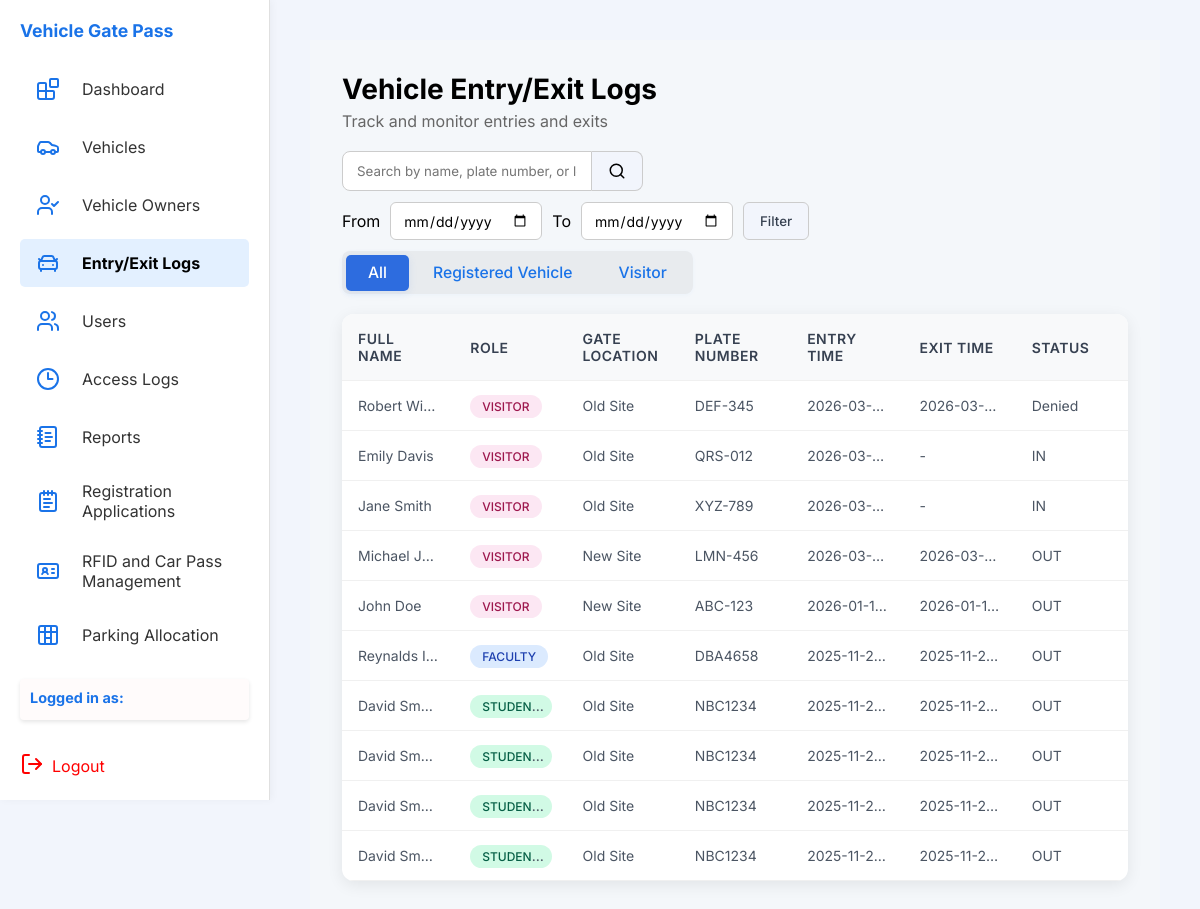
The app's page /php/entry-exit.php (signed in) with its own data.
### tables this page shows
CREATE TABLE `visitor` (
  `visitorID` varchar(10) NOT NULL,
  `passID` varchar(10) DEFAULT NULL,
  `fullName` varchar(100) DEFAULT NULL,
  `plateNum` varchar(20) DEFAULT NULL,
  `purposeOfVisit` text DEFAULT NULL,
  `entryTime` datetime DEFAULT NULL,
  `exitTime` datetime DEFAULT NULL,
  `status` enum('entered','exited','denied') DEFAULT NULL,
  `gateLocation` enum('Old Site','New Site') DEFAULT NULL
);

### php/entry-exit.php (the view, shortened to what this page needs)
<?php
$db = new Database();
$conn = $db->getConnection();
$fromDate = isset($_GET['fromDate']) ? $_GET['fromDate'] : '';
$toDate = isset($_GET['toDate']) ? $_GET['toDate'] : '';
$whereEel = '';
$whereVis = '';
$paramsEel = [];
$paramsVis = [];
$types = '';
$allLogs = [];
$queryEel = "SELECT CONCAT(vo.fName, ' ', vo.lName) AS fullName, vo.role, eel.gateLocation, eel.plateNum, eel.entryTime, eel.exitTime, eel.status, 'registered' AS logType
          FROM entryexitlog eel
          LEFT JOIN vehicle v ON eel.plateNum = v.plateNum
          LEFT JOIN vehicleowner vo ON v.OwnerID = vo.OwnerID
          $whereEel";
if ($paramsEel) {
    $stmt1 = $conn->prepare($queryEel);
    $stmt1->bind_param($types, ...$paramsEel);
    $stmt1->execute();
    $res1 = $stmt1->get_result();
} else {
    $res1 = $conn->query($queryEel);
}
if ($res1 && $res1->num_rows > 0) {
    while($row = $res1->fetch_assoc()) {
        $allLogs[] = $row;
    }
}
$queryVis = "SELECT fullName, 'Visitor' AS role, gateLocation, plateNum, entryTime, exitTime, status, 'visitor' AS logType
          FROM visitor
          $whereVis";
if ($paramsVis) {
    $stmt2 = $conn->prepare($queryVis);
    $stmt2->bind_param($types, ...$paramsVis);
    $stmt2->execute();
    $res2 = $stmt2->get_result();
} else {
    $res2 = $conn->query($queryVis);
}
if ($res2 && $res2->num_rows > 0) {
    while($row = $res2->fetch_assoc()) {
        $allLogs[] = $row;
    }
}
usort($allLogs, function($a, $b) {
    return strtotime($b['entryTime'] ?? 0) - strtotime($a['entryTime'] ?? 0);
});
include_once '../includes/header.php';
?>
<main class="main">
  <h1>Vehicle Entry/Exit Logs</h1>
  <p>Track and monitor entries and exits</p>
  <div class="top-bar">
    <div class="top-bar-left">
      <div class="search-area">
        <div class="search-box">
          <input type="text" id="searchInput" placeholder="Search by name, plate number, or location" />
          <button class="search-btn" type="submit" title="Search">
            <svg xmlns="http://www.w3.org/2000/svg" width="18" height="18" viewBox="0 0 24 24" fill="none"
              stroke="currentColor" stroke-width="2" stroke-linecap="round" stroke-linejoin="round">
              <path d="m21 21-4.34-4.34" />
              <circle cx="11" cy="11" r="8" />
            </svg>
          </button>
        </div>
      </div>
      <div class="date-filter-area" style="display:flex; gap:10px; align-items:center; flex-wrap:wrap;">
        <label for="fromDate">From</label>
        <input type="date" id="fromDate" name="fromDate" value="<?php echo htmlspecialchars($fromDate); ?>" class="date-input">
        <label for="toDate">To</label>
        <input type="date" id="toDate" name="toDate" value="<?php echo htmlspecialchars($toDate); ?>" class="date-input">
        <button type="button" id="dateFilterBtn" class="filter-btn">Filter</button>
      </div>
      <div class="traffic-btn-group">
        <div class="traffic-btn-box">
          <div class="traffic-btn-slider"></div>
          <button class="traffic-btn active">All</button>
          <button class="traffic-btn">Registered Vehicle</button>
          <button class="traffic-btn">Visitor</button>
        </div>
      </div>
    </div>
  </div>
  <table class="data-table">
    <thead>
      <tr>
        <th>Full Name</th>
        <th>Role</th>
        <th>Gate Location</th>
        <th>Plate Number</th>
        <th>Entry Time</th>
        <th>Exit Time</th>
        <th>Status</th>
      </tr>
    </thead>
    <tbody id="logsTableBody">
      <?php if (!empty($allLogs)): ?>
        <?php foreach ($allLogs as $row): ?>
          <tr data-type="<?php echo $row['logType']; ?>">
            <td><?php echo htmlspecialchars($row['fullName'] ?? ''); ?></td>
            <td>
              <?php if (!empty($row['role']) && $row['role'] !== 'Visitor'): ?>
                <span class="role-badge role-<?php echo strtolower($row['role']); ?>">
                  <?php echo htmlspecialchars(ucfirst($row['role'])); ?>
                </span>
              <?php else: ?>
                <span class="role-badge role-visitor">Visitor</span>
              <?php endif; ?>
            </td>
            <td><?php echo htmlspecialchars($row['gateLocation'] ?? 'N/A'); ?></td>
            <td><?php echo htmlspecialchars($row['plateNum'] ?? ''); ?></td>
            <td><?php echo !empty($row['entryTime']) ? date('Y-m-d h:i A', strtotime($row['entryTime'])) : '-'; ?></td>
            <td><?php echo !empty($row['exitTime']) ? date('Y-m-d h:i A', strtotime($row['exitTime'])) : '-'; ?></td>
            <td><?php echo $row['status'] == 'exited' ? 'OUT' : ($row['status'] == 'entered' ? 'IN' : 'Denied'); ?></td>
          </tr>
        <?php endforeach; ?>
      <?php else: ?>
        <tr>
          <td colspan="7">No entry/exit logs found</td>
        </tr>
      <?php endif; ?>
    </tbody>
  </table>
</main>
<?php
include_once '../includes/footer.php';
?>

### css/global.css (style rules this page uses)
* { box-sizing: border-box; margin: 0; padding: 0; font-family: "Inter", sans-serif; }
body { background: #f2f5fc; padding: 40px; }
h1 { font-size: 28px; margin-bottom: 5px; }
p { margin-bottom: 20px; color: #666; }
main { flex: 1; padding: 0 40px; }
.main { margin-left: 270px; padding: 32px; min-height: 100vh; background: #f4f7fa; box-sizing: border-box; }

### css/entry-exit.css (style rules this page uses)
.data-table { width: 100%; border-collapse: collapse; background: white; border-radius: 12px; overflow: hidden; box-shadow: 0 4px 16px rgba(0, 0, 0, 0.08); table-layout: fixed; }
.data-table th, .data-table td { padding: 16px; text-align: left; border-bottom: 1px solid #f0f0f0; vertical-align: middle; }
.data-table th { background-color: #f8f9fa; font-weight: 600; color: #374151; font-size: 14px; text-transform: uppercase; letter-spacing: 0.5px; }
.data-table tbody tr { transition: background-color 0.2s ease; }
.data-table td { color: #4b5563; font-size: 14px; white-space: nowrap; overflow: hidden; text-overflow: ellipsis; }
.role-badge { padding: 4px 12px; border-radius: 12px; font-size: 12px; font-weight: 500; text-transform: uppercase; }
.role-student { background-color: #d1fae5; color: #065f46; }
.role-faculty { background-color: #dbeafe; color: #1e40af; }
.role-visitor { background-color: #fce7f3; color: #9d174d; }
.top-bar { display: flex; justify-content: space-between; align-items: flex-start; margin-bottom: 20px; gap: 1.5rem; }
.top-bar-left { display: flex; flex-direction: column; align-items: flex-start; gap: 0.7rem; flex: 1; }
.search-box { display: flex; gap: 0; }
.search-box input { padding: 10px 14px; border-radius: 8px 0 0 8px; border: 1px solid #ccc; width: 250px; outline: none; }
.search-btn { background: #f2f5fc; border: 1px solid #ccc; border-left: none; border-radius: 0 8px 8px 0; padding: 0 16px; height: 40px; display: flex; align-items: center; cursor: pointer; transition: background 0.2s; }
.traffic-btn-group { display: flex; justify-content: flex-end; }
.traffic-btn-box { position: relative; display: flex; background: #e8ebee; border-radius: 8px; padding: 4px; box-shadow: 0 1px 4px rgba(26, 115, 232, 0.04); min-width: 210px; }
.traffic-btn { position: relative; background: none; border: none; color: #1a73e8; padding: 8px 22px; border-radius: 6px; font-size: 0.98rem; cursor: pointer; z-index: 2; transition: color 0.1s; font-weight: 500; }
.traffic-btn:not(:last-child) { margin-right: 2px; }
.traffic-btn.active { color: #fff; }
.traffic-btn-slider { position: absolute; top: 4px; left: 0; height: 36px; background: #2d6cdf; border-radius: 5px; transition: left 0.2s cubic-bezier(.4, 1, .6, 1), width 0.2s cubic-bezier(.4, 1, .6, 1), background 0.18s; z-index: 1; box-shadow: 0 2px 8px rgba(45, 108, 223, 0.10); }
.filter-btn { background: #f2f5fc; border: 1px solid #ccc; border-radius: 6px; padding: 0 16px; height: 38px; display: flex; align-items: center; justify-content: center; cursor: pointer; transition: background 0.2s; font-weight: 500; color: #374151; }
.date-input { padding: 8px 12px; border-radius: 6px; border: 1px solid #ccc; outline: none; font-family: inherit; font-size: 14px; height: 38px; box-sizing: border-box; }

### records on screen
visitor: fullName "Robert Wi…", shows "VISITOR", gateLocation "Old Site", plateNum "DEF-345", entryTime "2026-03-…", exitTime "2026-03-…", status "Denied"
visitor: fullName "Emily Davis", shows "VISITOR", gateLocation "Old Site", plateNum "QRS-012", entryTime "2026-03-…", status "IN"
visitor: fullName "Jane Smith", shows "VISITOR", gateLocation "Old Site", plateNum "XYZ-789", entryTime "2026-03-…", status "IN"
visitor: fullName "Michael J…", shows "VISITOR", gateLocation "New Site", plateNum "LMN-456", entryTime "2026-03-…", exitTime "2026-03-…", status "OUT"
visitor: fullName "John Doe", shows "VISITOR", gateLocation "New Site", plateNum "ABC-123", entryTime "2026-01-1…", exitTime "2026-01-1…", status "OUT"

### other values on screen
$row['fullName'] "Reynalds I…"
$row['role'] "FACULTY"
$row['gateLocation'] "Old Site"
$row['plateNum'] "DBA4658"
date('Y-m-d h:i A', strtotime($row['entryTime'])) "2025-11-2…"
date('Y-m-d h:i A', strtotime($row['exitTime'])) "2025-11-2…"
$row['fullName'] "David Sm…"
$row['role'] "STUDENT"
$row['plateNum'] "NBC1234"
